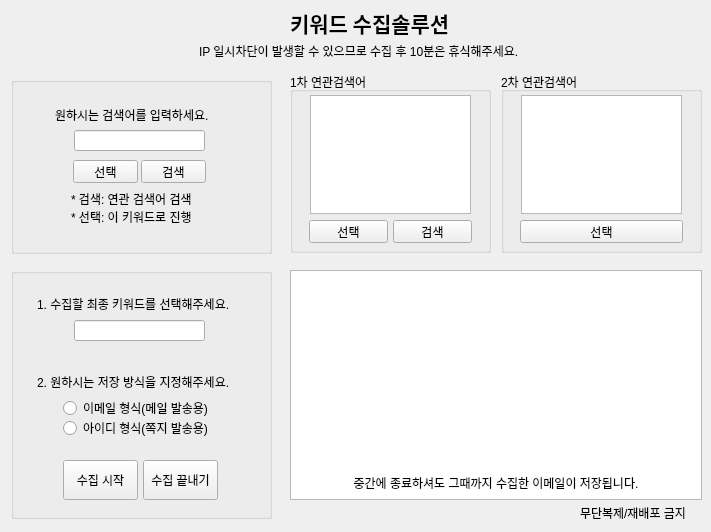
    <widget class="QWidget" name="tab">
     <attribute name="title">
      <string>키워드</string>
     </attribute>
     <widget class="QPushButton" name="pushButton1_3">
      <property name="geometry">
       <rect>
        <x>520</x>
        <y>220</y>
        <width>163</width>
        <height>23</height>
       </rect>
      </property>
      <property name="text">
       <string>선택</string>
      </property>
     </widget>
     <widget class="QGroupBox" name="groupBox">
      <property name="geometry">
       <rect>
        <x>11</x>
        <y>268</y>
        <width>261</width>
        <height>251</height>
       </rect>
      </property>
      <property name="title">
       <string/>
      </property>
      <widget class="QLabel" name="label_11">
       <property name="geometry">
        <rect>
         <x>26</x>
         <y>26</y>
         <width>221</width>
         <height>20</height>
        </rect>
       </property>
       <property name="text">
        <string>1. 수집할 최종 키워드를 선택해주세요.</string>
       </property>
      </widget>
     </widget>
     <widget class="QRadioButton" name="radio1_1">
      <property name="geometry">
       <rect>
        <x>63</x>
        <y>400</y>
        <width>161</width>
        <height>16</height>
       </rect>
      </property>
      <property name="focusPolicy">
       <enum>Qt::StrongFocus</enum>
      </property>
      <property name="text">
       <string>이메일 형식(메일 발송용)</string>
      </property>
     </widget>
     <widget class="QLineEdit" name="lineEdit1_2">
      <property name="geometry">
       <rect>
        <x>74</x>
        <y>320</y>
        <width>131</width>
        <height>21</height>
       </rect>
      </property>
     </widget>
     <widget class="QLabel" name="label_7">
      <property name="geometry">
       <rect>
        <x>199</x>
        <y>41</y>
        <width>361</width>
        <height>20</height>
       </rect>
      </property>
      <property name="text">
       <string>IP 일시차단이 발생할 수 있으므로 수집 후 10분은 휴식해주세요.</string>
      </property>
     </widget>
     <widget class="QListWidget" name="listWidget1_1">
      <property name="geometry">
       <rect>
        <x>290</x>
        <y>270</y>
        <width>412</width>
        <height>230</height>
       </rect>
      </property>
      <property name="font">
       <font>
        <pointsize>11</pointsize>
       </font>
      </property>
      <item>
       <property name="text">
        <string/>
       </property>
       <property name="font">
        <font>
         <family>돋움</family>
         <pointsize>9</pointsize>
        </font>
       </property>
      </item>
      <item>
       <property name="text">
        <string/>
       </property>
       <property name="font">
        <font>
         <family>돋움</family>
         <pointsize>9</pointsize>
        </font>
       </property>
      </item>
      <item>
       <property name="text">
        <string/>
       </property>
       <property name="font">
        <font>
         <family>돋움</family>
         <pointsize>9</pointsize>
        </font>
       </property>
       <property name="textAlignment">
        <set>AlignLeading|AlignVCenter</set>
       </property>
      </item>
      <item>
       <property name="text">
        <string/>
       </property>
       <property name="font">
        <font>
         <family>돋움</family>
        </font>
       </property>
       <property name="textAlignment">
        <set>AlignCenter</set>
       </property>
      </item>
      <item>
       <property name="text">
        <string/>
       </property>
       <property name="font">
        <font>
         <pointsize>9</pointsize>
        </font>
       </property>
       <property name="textAlignment">
        <set>AlignCenter</set>
       </property>
      </item>
      <item>
       <property name="text">
        <string/>
       </property>
       <property name="font">
        <font>
         <family>돋움</family>
         <pointsize>9</pointsize>
        </font>
       </property>
       <property name="textAlignment">
        <set>AlignCenter</set>
       </property>
      </item>
      <item>
       <property name="text">
        <string/>
       </property>
       <property name="font">
        <font>
         <family>돋움</family>
         <pointsize>9</pointsize>
         <weight>50</weight>
         <bold>false</bold>
        </font>
       </property>
       <property name="textAlignment">
        <set>AlignCenter</set>
       </property>
      </item>
      <item>
       <property name="text">
        <string/>
       </property>
       <property name="font">
        <font>
         <family>돋움</family>
         <pointsize>15</pointsize>
         <weight>75</weight>
         <bold>true</bold>
        </font>
       </property>
       <property name="textAlignment">
        <set>AlignCenter</set>
       </property>
      </item>
      <item>
       <property name="text">
        <string/>
       </property>
       <property name="font">
        <font>
         <pointsize>11</pointsize>
         <weight>75</weight>
         <bold>true</bold>
        </font>
       </property>
       <property name="textAlignment">
        <set>AlignCenter</set>
       </property>
      </item>
      <item>
       <property name="text">
        <string/>
       </property>
       <property name="font">
        <font>
         <pointsize>11</pointsize>
         <weight>75</weight>
         <bold>true</bold>
        </font>
       </property>
       <property name="textAlignment">
        <set>AlignCenter</set>
       </property>
      </item>
      <item>
       <property name="text">
        <string/>
       </property>
      </item>
      <item>
       <property name="text">
        <string>중간에 종료하셔도 그때까지 수집한 이메일이 저장됩니다.</string>
       </property>
       <property name="font">
        <font>
         <pointsize>9</pointsize>
        </font>
       </property>
       <property name="textAlignment">
        <set>AlignCenter</set>
       </property>
      </item>
     </widget>
     <widget class="QGroupBox" name="groupBox_4">
      <property name="geometry">
       <rect>
        <x>501</x>
        <y>72</y>
        <width>201</width>
        <height>181</height>
       </rect>
      </property>
      <property name="title">
       <string>2차 연관검색어</string>
      </property>
     </widget>
     <widget class="QPushButton" name="pushButton1_5">
      <property name="geometry">
       <rect>
        <x>143</x>
        <y>460</y>
        <width>75</width>
        <height>40</height>
       </rect>
      </property>
      <property name="text">
       <string>수집 끝내기</string>
      </property>
     </widget>
     <widget class="QPushButton" name="pushButton1_1">
      <property name="geometry">
       <rect>
        <x>73</x>
        <y>160</y>
        <width>65</width>
        <height>23</height>
       </rect>
      </property>
      <property name="text">
       <string>선택</string>
      </property>
     </widget>
     <widget class="QLabel" name="label_5">
      <property name="geometry">
       <rect>
        <x>37</x>
        <y>372</y>
        <width>221</width>
        <height>20</height>
       </rect>
      </property>
      <property name="text">
       <string>2. 원하시는 저장 방식을 지정해주세요.</string>
      </property>
     </widget>
     <widget class="QGroupBox" name="groupBox_3">
      <property name="geometry">
       <rect>
        <x>290</x>
        <y>72</y>
        <width>201</width>
        <height>181</height>
       </rect>
      </property>
      <property name="title">
       <string>1차 연관검색어</string>
      </property>
     </widget>
     <widget class="QLineEdit" name="lineEdit1_1">
      <property name="geometry">
       <rect>
        <x>74</x>
        <y>130</y>
        <width>131</width>
        <height>21</height>
       </rect>
      </property>
     </widget>
     <widget class="QPushButton" name="pushButton0_1">
      <property name="geometry">
       <rect>
        <x>141</x>
        <y>160</y>
        <width>65</width>
        <height>23</height>
       </rect>
      </property>
      <property name="text">
       <string>검색</string>
      </property>
     </widget>
     <widget class="QListWidget" name="listWidget1_2">
      <property name="geometry">
       <rect>
        <x>310</x>
        <y>95</y>
        <width>161</width>
        <height>119</height>
       </rect>
      </property>
     </widget>
     <widget class="QPushButton" name="pushButton0_2">
      <property name="geometry">
       <rect>
        <x>393</x>
        <y>220</y>
        <width>79</width>
        <height>23</height>
       </rect>
      </property>
      <property name="text">
       <string>검색</string>
      </property>
     </widget>
     <widget class="QPushButton" name="pushButton1_2">
      <property name="geometry">
       <rect>
        <x>309</x>
        <y>220</y>
        <width>79</width>
        <height>23</height>
       </rect>
      </property>
      <property name="text">
       <string>선택</string>
      </property>
     </widget>
     <widget class="QPushButton" name="pushButton1_4">
      <property name="geometry">
       <rect>
        <x>63</x>
        <y>460</y>
        <width>75</width>
        <height>40</height>
       </rect>
      </property>
      <property name="text">
       <string>수집 시작</string>
      </property>
     </widget>
     <widget class="QRadioButton" name="radio1_2">
      <property name="geometry">
       <rect>
        <x>63</x>
        <y>420</y>
        <width>161</width>
        <height>16</height>
       </rect>
      </property>
      <property name="text">
       <string>아이디 형식(쪽지 발송용)</string>
      </property>
     </widget>
     <widget class="QListWidget" name="listWidget1_3">
      <property name="geometry">
       <rect>
        <x>521</x>
        <y>95</y>
        <width>161</width>
        <height>119</height>
       </rect>
      </property>
     </widget>
     <widget class="QGroupBox" name="groupBox_2">
      <property name="geometry">
       <rect>
        <x>11</x>
        <y>77</y>
        <width>261</width>
        <height>177</height>
       </rect>
      </property>
      <property name="title">
       <string/>
      </property>
      <widget class="QLabel" name="label_3">
       <property name="geometry">
        <rect>
         <x>44</x>
         <y>30</y>
         <width>173</width>
         <height>16</height>
        </rect>
       </property>
       <property name="text">
        <string>원하시는 검색어를 입력하세요.</string>
       </property>
      </widget>
      <widget class="QLabel" name="label_4">
       <property name="geometry">
        <rect>
         <x>60</x>
         <y>114</y>
         <width>141</width>
         <height>16</height>
        </rect>
       </property>
       <property name="text">
        <string>* 검색: 연관 검색어 검색</string>
       </property>
      </widget>
      <widget class="QLabel" name="label_10">
       <property name="geometry">
        <rect>
         <x>60</x>
         <y>132</y>
         <width>141</width>
         <height>16</height>
        </rect>
       </property>
       <property name="text">
        <string>* 선택: 이 키워드로 진행</string>
       </property>
      </widget>
     </widget>
     <widget class="QLabel" name="label_12">
      <property name="geometry">
       <rect>
        <x>580</x>
        <y>503</y>
        <width>121</width>
        <height>20</height>
       </rect>
      </property>
      <property name="text">
       <string>무단복제/재배포 금지</string>
      </property>
     </widget>
     <widget class="QLabel" name="label_39">
      <property name="geometry">
       <rect>
        <x>290</x>
        <y>7</y>
        <width>181</width>
        <height>31</height>
       </rect>
      </property>
      <property name="font">
       <font>
        <family>굴림</family>
        <pointsize>16</pointsize>
        <weight>75</weight>
        <bold>true</bold>
       </font>
      </property>
      <property name="text">
       <string>키워드 수집솔루션</string>
      </property>
     </widget>
     <zorder>groupBox_4</zorder>
     <zorder>groupBox_2</zorder>
     <zorder>pushButton1_3</zorder>
     <zorder>groupBox</zorder>
     <zorder>radio1_1</zorder>
     <zorder>lineEdit1_2</zorder>
     <zorder>label_7</zorder>
     <zorder>listWidget1_1</zorder>
     <zorder>pushButton1_5</zorder>
     <zorder>pushButton1_1</zorder>
     <zorder>label_5</zorder>
     <zorder>groupBox_3</zorder>
     <zorder>lineEdit1_1</zorder>
     <zorder>pushButton0_1</zorder>
     <zorder>listWidget1_2</zorder>
     <zorder>pushButton0_2</zorder>
     <zorder>pushButton1_2</zorder>
     <zorder>pushButton1_4</zorder>
     <zorder>radio1_2</zorder>
     <zorder>listWidget1_3</zorder>
     <zorder>label_12</zorder>
     <zorder>label_39</zorder>
    </widget>
